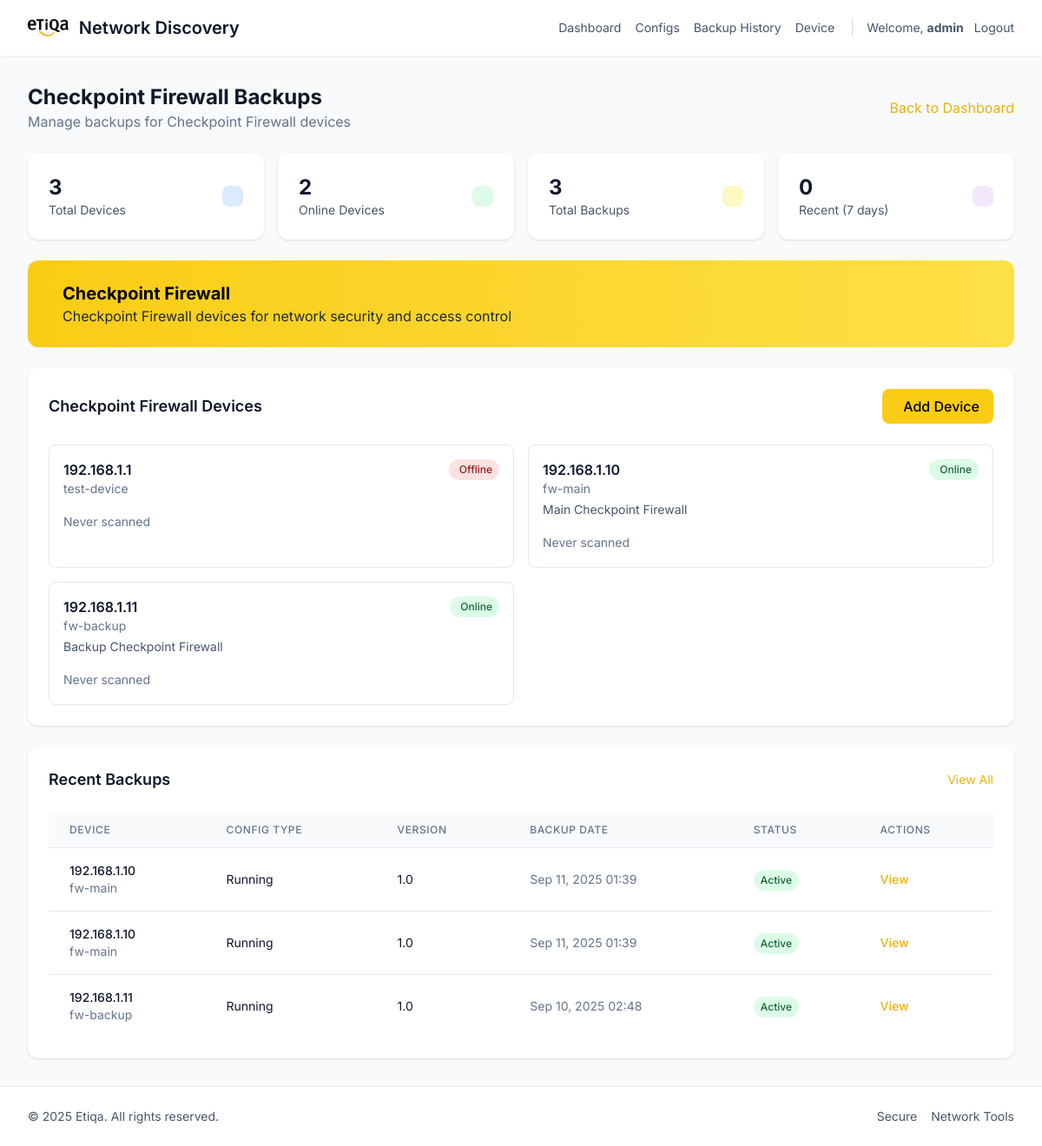
/device/firewall/ (signed in), run on the app's committed database.
### network_scanner/models.py (models this page shows, shortened)
class Device(models.Model):
    DEVICE_TYPE_CHOICES = [
        ('firewall', 'Checkpoint Firewall'),
        ('f5', 'F5 Load Balancer'),
        ('infoblox', 'Infoblox DNS/DHCP'),
        ('switch', 'Network Switch'),
        ('router', 'Router'),
        ('other', 'Other'),
    ]
    ip_address = models.GenericIPAddressField(protocol="both")
    hostname = models.CharField(max_length=255, blank=True)
    device_type = models.CharField(max_length=20, choices=DEVICE_TYPE_CHOICES, default='other')
    status = models.CharField(max_length=20, default="offline")
    last_scanned_at = models.DateTimeField(null=True, blank=True)
    description = models.TextField(blank=True, help_text="Device description or notes")
    class Meta:
        ordering = ['device_type', 'ip_address']

class NetworkConfig(models.Model):
    device = models.ForeignKey(Device, on_delete=models.CASCADE, related_name='configs')
    config_type = models.CharField(max_length=50, default='running')
    config_data = models.TextField()
    backup_timestamp = models.DateTimeField(auto_now_add=True)
    is_active = models.BooleanField(default=True)
    version = models.CharField(max_length=20, default='1.0')

### network_scanner/views.py (the view)
# urls.py: path("device/<str:device_type>/", views.device_type_backups, name="device_type_backups"),
@login_required
def device_type_backups(request, device_type):
    valid_types = [choice[0] for choice in Device.DEVICE_TYPE_CHOICES]
    if device_type not in valid_types:
        messages.error(request, 'Invalid device type.')
        return redirect('network_scanner:backup_dashboard')
    devices = Device.objects.filter(device_type=device_type).prefetch_related('configs')
    device_ids = devices.values_list('id', flat=True)
    network_configs = NetworkConfig.objects.filter(device_id__in=device_ids).order_by('-backup_timestamp')
    device_type_display = dict(Device.DEVICE_TYPE_CHOICES).get(device_type, device_type.title())
    total_devices = devices.count()
    online_devices = devices.filter(status='online').count()
    total_configs = network_configs.count()
    recent_configs = network_configs.filter(backup_timestamp__gte=timezone.now() - timezone.timedelta(days=7)).count()
    context = {
        'device_type': device_type,
        'device_type_display': device_type_display,
        'devices': devices,
        'network_configs': network_configs,
        'total_devices': total_devices,
        'online_devices': online_devices,
        'total_configs': total_configs,
        'recent_configs': recent_configs,
    }
    return render(request, 'network_scanner/device_type_backups.html', context)

### network_scanner/templates/network_scanner/device_type_backups.html (shortened to what this page needs)
{% extends 'network_scanner/base.html' %}
{% load static %}
{% block content %}
<section class="space-y-6">
  <div class="flex items-center justify-between">
    <div>
      <h1 class="text-2xl font-bold text-slate-900">{{ device_type_display }} Backups</h1>
      <p class="text-slate-500">Manage backups for {{ device_type_display }} devices</p>
    </div>
    <a href="{% url 'network_scanner:backup_dashboard' %}" class="inline-flex items-center gap-2 text-yellow-500 hover:text-yellow-600">
       Back to Dashboard
    </a>
  </div>
  <div class="grid grid-cols-1 md:grid-cols-4 gap-4">
    <div class="bg-white rounded-xl shadow p-6">
      <div class="flex items-center justify-between">
        <div>
          <div class="text-2xl font-bold text-slate-900">{{ total_devices }}</div>
          <div class="text-sm text-slate-600">Total Devices</div>
        </div>
        <div class="p-3 bg-blue-100 rounded-lg">
        </div>
      </div>
    </div>
    <div class="bg-white rounded-xl shadow p-6">
      <div class="flex items-center justify-between">
        <div>
          <div class="text-2xl font-bold text-slate-900">{{ online_devices }}</div>
          <div class="text-sm text-slate-600">Online Devices</div>
        </div>
        <div class="p-3 bg-green-100 rounded-lg">
        </div>
      </div>
    </div>
    <div class="bg-white rounded-xl shadow p-6">
      <div class="flex items-center justify-between">
        <div>
          <div class="text-2xl font-bold text-slate-900">{{ total_configs }}</div>
          <div class="text-sm text-slate-600">Total Backups</div>
        </div>
        <div class="p-3 bg-yellow-100 rounded-lg">
        </div>
      </div>
    </div>
    <div class="bg-white rounded-xl shadow p-6">
      <div class="flex items-center justify-between">
        <div>
          <div class="text-2xl font-bold text-slate-900">{{ recent_configs }}</div>
          <div class="text-sm text-slate-600">Recent (7 days)</div>
        </div>
        <div class="p-3 bg-purple-100 rounded-lg">
        </div>
      </div>
    </div>
  </div>
  <div class="bg-gradient-to-r from-yellow-400 to-yellow-300 rounded-xl p-6 text-black">
    <div class="flex items-center gap-4">
      <div>
        <h2 class="text-xl font-bold">{{ device_type_display }}</h2>
        <p class="text-gray-800">
          {% if device_type == 'firewall' %}
            Checkpoint Firewall devices for network security and access control
          {% elif device_type == 'f5' %}
            F5 Load Balancer devices for traffic distribution and application delivery
          {% elif device_type == 'infoblox' %}
            Infoblox DNS/DHCP devices for network services and IP management
          {% elif device_type == 'switch' %}
            Network Switch devices for local network connectivity
          {% elif device_type == 'router' %}
            Router devices for network routing and connectivity
          {% else %}
            Other network devices and equipment
          {% endif %}
        </p>
      </div>
    </div>
  </div>
  <div class="bg-white rounded-xl shadow p-6">
    <div class="flex items-center justify-between mb-6">
      <h2 class="text-lg font-semibold text-slate-900">{{ device_type_display }} Devices</h2>
      <a href="{% url 'admin:network_scanner_device_add' %}?device_type={{ device_type }}" class="inline-flex items-center gap-2 px-4 py-2 bg-yellow-400 hover:bg-yellow-500 text-black font-medium rounded-lg transition">
        Add Device
      </a>
    </div>
    {% if devices %}
      <div class="grid grid-cols-1 lg:grid-cols-2 gap-4">
        {% for device in devices %}
          <div class="border border-slate-200 rounded-lg p-4 hover:shadow-md transition">
            <div class="flex items-start justify-between">
              <div class="flex-1">
                <h3 class="font-semibold text-slate-900">{{ device.ip_address }}</h3>
                {% if device.hostname %}
                  <p class="text-sm text-slate-500">{{ device.hostname }}</p>
                {% endif %}
                {% if device.description %}
                  <p class="text-sm text-slate-600 mt-1">{{ device.description|truncatewords:10 }}</p>
                {% endif %}
              </div>
              <div class="flex items-center gap-2">
                {% if device.status == 'online' %}
                  <span class="inline-flex items-center px-2 py-1 rounded-full text-xs font-medium bg-green-100 text-green-800">
                    Online
                  </span>
                {% else %}
                  <span class="inline-flex items-center px-2 py-1 rounded-full text-xs font-medium bg-red-100 text-red-800">
                    Offline
                  </span>
                {% endif %}
              </div>
            </div>
            <div class="mt-4 flex items-center justify-between">
              <div class="text-sm text-slate-500">
                {% if device.last_scanned_at %}
                  Last seen: {{ device.last_scanned_at|date:"M d, H:i" }}
                {% else %}
                  Never scanned
                {% endif %}
              </div>
              <div class="flex items-center gap-2">
              </div>
            </div>
          </div>
        {% endfor %}
      </div>
    {% else %}
      <div class="text-center py-8 text-slate-500">
        <i class="ti ti-device-off text-4xl mb-2"></i>
        <p>No {{ device_type_display }} devices found</p>
        <p class="text-sm">Add devices through the admin interface</p>
      </div>
    {% endif %}
  </div>
  {% if network_configs %}
    <div class="bg-white rounded-xl shadow p-6">
      <div class="flex items-center justify-between mb-6">
        <h2 class="text-lg font-semibold text-slate-900">Recent Backups</h2>
        <a href="{% url 'admin:network_scanner_networkconfig_changelist' %}?device__device_type__exact={{ device_type }}" class="text-yellow-500 hover:text-yellow-600 text-sm">View All</a>
      </div>
      <div class="overflow-x-auto">
        <table class="min-w-full divide-y divide-slate-200">
          <thead class="bg-slate-50">
            <tr>
              <th class="px-6 py-3 text-left text-xs font-medium text-slate-500 uppercase tracking-wider">Device</th>
              <th class="px-6 py-3 text-left text-xs font-medium text-slate-500 uppercase tracking-wider">Config Type</th>
              <th class="px-6 py-3 text-left text-xs font-medium text-slate-500 uppercase tracking-wider">Version</th>
              <th class="px-6 py-3 text-left text-xs font-medium text-slate-500 uppercase tracking-wider">Backup Date</th>
              <th class="px-6 py-3 text-left text-xs font-medium text-slate-500 uppercase tracking-wider">Status</th>
              <th class="px-6 py-3 text-left text-xs font-medium text-slate-500 uppercase tracking-wider">Actions</th>
            </tr>
          </thead>
          <tbody class="bg-white divide-y divide-slate-200">
            {% for config in network_configs|slice:":10" %}
              <tr class="hover:bg-slate-50">
                <td class="px-6 py-4 whitespace-nowrap">
                  <div class="text-sm font-medium text-slate-900">{{ config.device.ip_address }}</div>
                  {% if config.device.hostname %}
                    <div class="text-sm text-slate-500">{{ config.device.hostname }}</div>
                  {% endif %}
                </td>
                <td class="px-6 py-4 whitespace-nowrap text-sm text-slate-900">{{ config.config_type|title }}</td>
                <td class="px-6 py-4 whitespace-nowrap text-sm text-slate-900">{{ config.version }}</td>
                <td class="px-6 py-4 whitespace-nowrap text-sm text-slate-500">{{ config.backup_timestamp|date:"M d, Y H:i" }}</td>
                <td class="px-6 py-4 whitespace-nowrap">
                  {% if config.is_active %}
                    <span class="inline-flex items-center px-2 py-1 rounded-full text-xs font-medium bg-green-100 text-green-800">
                      Active
                    </span>
                  {% else %}
                    <span class="inline-flex items-center px-2 py-1 rounded-full text-xs font-medium bg-gray-100 text-gray-800">
                      Inactive
                    </span>
                  {% endif %}
                </td>
                <td class="px-6 py-4 whitespace-nowrap text-sm font-medium">
                  <a href="{% url 'admin:network_scanner_networkconfig_change' config.id %}" class="text-yellow-500 hover:text-yellow-600">View</a>
                </td>
              </tr>
            {% endfor %}
          </tbody>
        </table>
      </div>
    </div>
  {% endif %}
</section>
{% endblock %}

### network_scanner/templates/network_scanner/base.html (shortened to what this page needs)
<!doctype html>
<html lang="en">
  <head>
    <script src="https://cdn.tailwindcss.com"></script>
    <link rel="stylesheet" href="https://cdn.jsdelivr.net/npm/@tabler/icons-webfont@latest/tabler-icons.min.css">
    {% load static %}
    <link rel="stylesheet" href="{% static 'network_scanner/css/style.css' %}">
  </head>
  <body class="bg-slate-50 text-slate-800 min-h-screen">
    <header class="bg-white shadow-sm sticky top-0 z-30">
      <nav class="mx-auto max-w-7xl px-4 sm:px-6 lg:px-8 h-16 flex items-center justify-between">
        <div class="flex items-center gap-3">
          <img src="{% static 'network_scanner/etiqa logo.png' %}" alt="Etiqa Logo" class="h-5 w-auto">
          <span class="text-lg sm:text-xl font-semibold text-slate-900">Network Discovery</span>
        </div>
        <div class="hidden sm:flex items-center gap-4 text-sm text-slate-600">
          <a href="{% url 'network_scanner:backup_dashboard' %}" class="hover:text-slate-900">Dashboard</a>
          <a href="{% url 'network_scanner:network_configs' %}" class="hover:text-slate-900">Configs</a>
          <a href="{% url 'network_scanner:backup_history_public' %}" class="hover:text-slate-900">Backup History</a>
          <div class="relative group">
            <button class="hover:text-slate-900 flex items-center gap-1">
              Device
            </button>
          </div>
          {% if user.is_authenticated %}
            <div class="flex items-center gap-2 pl-4 border-l border-slate-300">
              <span class="text-slate-600">Welcome, <strong>{{ user.username }}</strong></span>
              <a href="{% url 'network_scanner:logout' %}" class="hover:text-slate-900 flex items-center gap-1">
                Logout
              </a>
            </div>
          {% else %}
            <a href="{% url 'network_scanner:login' %}" class="hover:text-slate-900 flex items-center gap-1">
              <i class="ti ti-login"></i>
              Login
            </a>
          {% endif %}
        </div>
      </nav>
    </header>
    <main class="mx-auto max-w-7xl px-4 sm:px-6 lg:px-8 py-8">
      {% block content %}{% endblock %}
    </main>
    <footer class="border-t bg-white">
      <div class="mx-auto max-w-7xl px-4 sm:px-6 lg:px-8 py-6 text-sm text-slate-600 flex items-center justify-between">
        <p>&copy; <span id="year"></span> Etiqa. All rights reserved.</p>
        <div class="flex items-center gap-3">
          <span class="inline-flex items-center gap-1"> Secure</span>
          <span class="inline-flex items-center gap-1"> Network Tools</span>
        </div>
      </div>
    </footer>
  </body>
  </html>

### network_scanner/static/network_scanner/css/style.css (style rules this page uses)
:root { --primary: #fbbf24; --success: #10b981; --warning: #f59e0b; --error: #ef4444; --bg: #f8fafc; }
body { font-family: 'Inter', ui-sans-serif, system-ui, -apple-system, Segoe UI, Roboto, 'Helvetica Neue', Arial, 'Noto Sans', 'Apple Color Emoji', 'Segoe UI Emoji', 'Segoe UI Symbol', 'Noto Color Emoji'; }

### data on the page
Device: ip_address "192.168.1.1", hostname "test-device", status "Offline", shows "Never scanned"
Device: ip_address "192.168.1.10", hostname "fw-main", description "Main Checkpoint Firewall", status "Online", shows "Never scanned"
Device: ip_address "192.168.1.11", hostname "fw-backup", description "Backup Checkpoint Firewall", status "Online", shows "Never scanned"
NetworkConfig: device.ip_address "192.168.1.10", device.hostname "fw-main", config_type "Running", version "1.0", backup_timestamp "Sep 11, 2025 01:39", is_active "Active"
NetworkConfig: device.ip_address "192.168.1.10", device.hostname "fw-main", config_type "Running", version "1.0", backup_timestamp "Sep 11, 2025 01:39", is_active "Active"
NetworkConfig: device.ip_address "192.168.1.11", device.hostname "fw-backup", config_type "Running", version "1.0", backup_timestamp "Sep 10, 2025 02:48", is_active "Active"

### other printed values
{{ user.username }} "admin"
{{ device_type_display }} "Checkpoint Firewall"
{{ total_devices }} "3"
{{ online_devices }} "2"
{{ total_configs }} "3"
{{ recent_configs }} "0"
